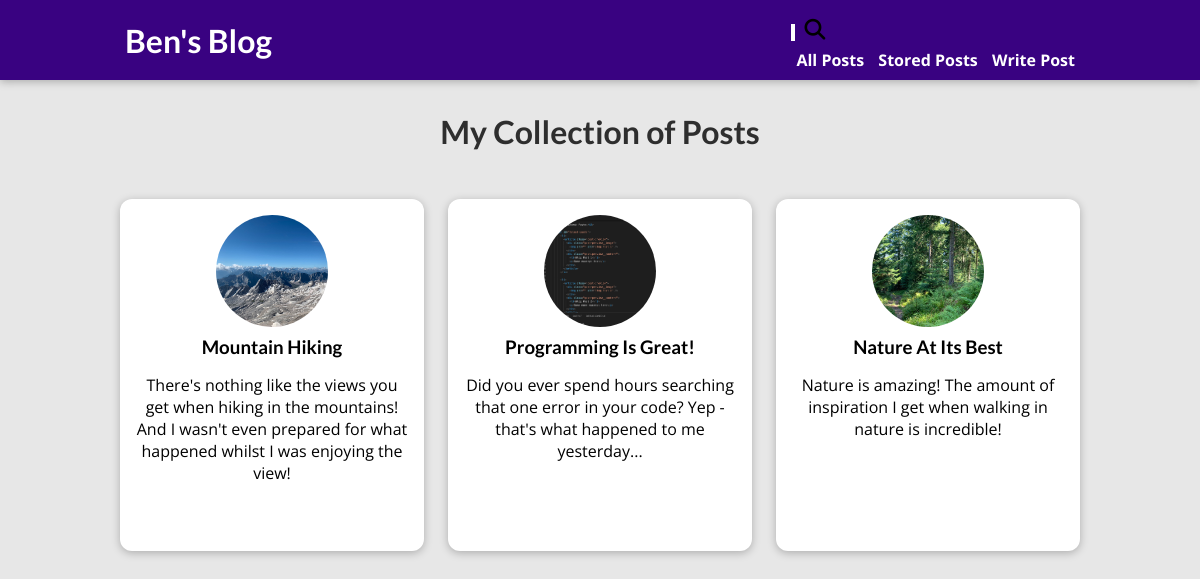
The app's page /blog/posts/, older data.
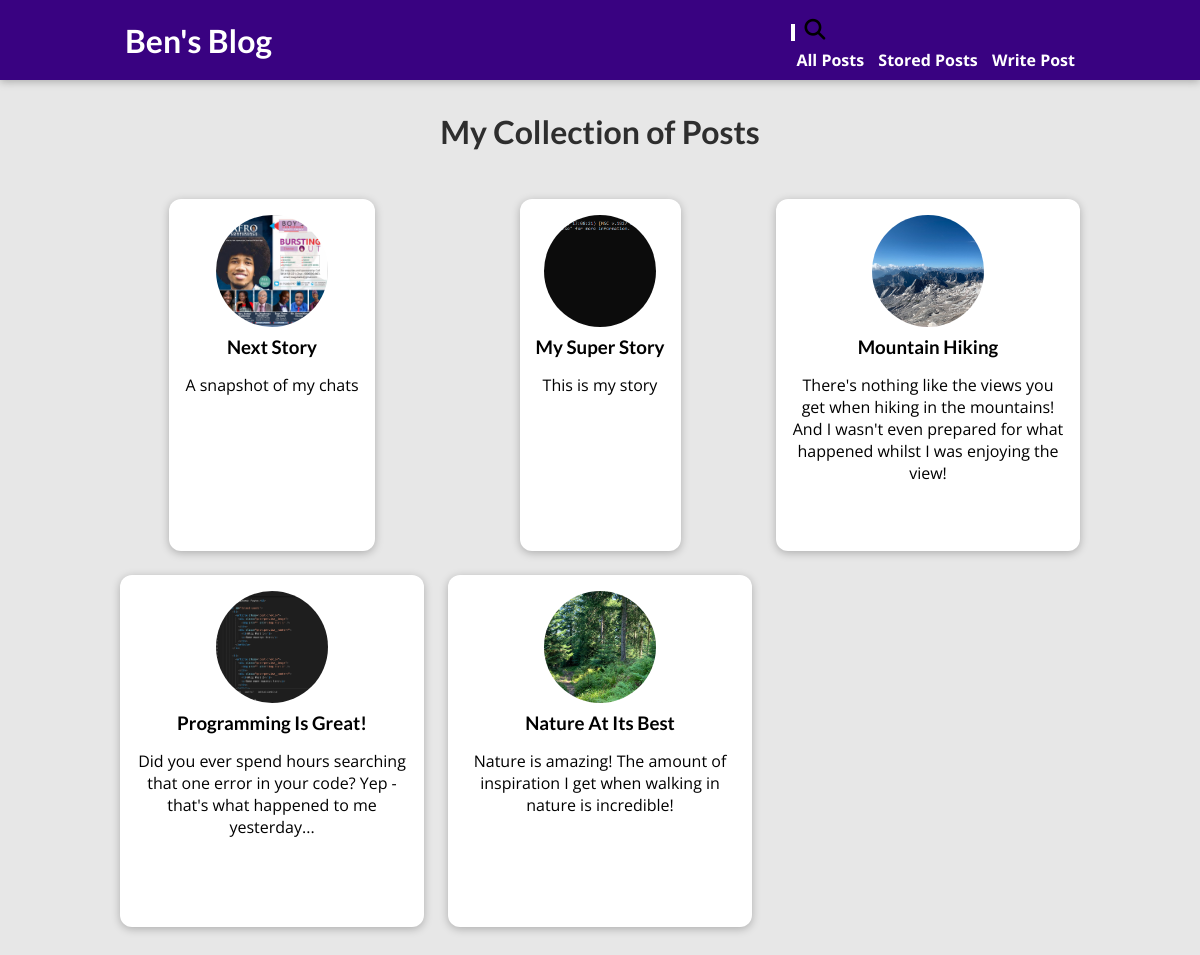
The same page, newer data.
### blog/models.py (models this page shows, shortened)
class Post(models.Model):
    title = models.CharField(max_length=200)
    image_name = models.ImageField(upload_to='posts', null=True) # upload_to is the directory where the image will be saved, upload_to will handle file uploads
    excerpt = models.CharField(validators=[MinLengthValidator(50)], max_length=200)
    content = models.TextField(validators=[MinLengthValidator(50)])
    date = models.DateField(auto_now=True)
    slug = models.SlugField(max_length=200, unique=True, blank=True, null=False)
    author = models.ForeignKey(Author, on_delete=models.SET_NULL, null=True, related_name='posts') # one author can have many posts
    tag = models.ManyToManyField(Tag, related_name='tags') # one post can have many tags

### blog/views.py (the view)
# urls.py: path('posts/', views.PostListView.as_view(), name='posts_page'),
class PostListView(ListView):
    model = Post
    template_name = 'blog/all-posts.html'
    context_object_name = 'all_posts'
    ordering = ['-date']

### blog/templates/blog/all-posts.html (shortened to what this page needs)
{% extends 'base.html' %}
{% load static %}
{% block css_files %}
    <link rel="stylesheet" href="{% static 'blog/includes/post.css' %}">
    <link rel="stylesheet" href="{% static 'blog/all-posts.css' %}">
{% endblock %}
{% block content %}
    <section id="all-posts">
        <h2>My Collection of Posts</h2>
        <ul>
            {% for post in all_posts %}
                {% include "blog/includes/post.html" with post=post %}
            {% endfor %}
        </ul>
    </section>
{% endblock%}

### blog/templates/blog/includes/post.html
<li>
    <article class="post">
        <a href="{% url 'post_detail_page' post.slug %}">
            <img src=" {{ post.image_name.url }}" alt="{{post.title}}">
            <div class="post-content">
                <h3>{{ post.title }}</h3>
                <p>{{post.excerpt}} </p>
            </div>
        </a>
    </article>
</li>

Row changes from the older to the newer data that the page shows:
added Post: image_name (picture), title "Next Story", excerpt "A snapshot of my chats"
added Post: image_name (picture), title "My Super Story", excerpt "This is my story"
